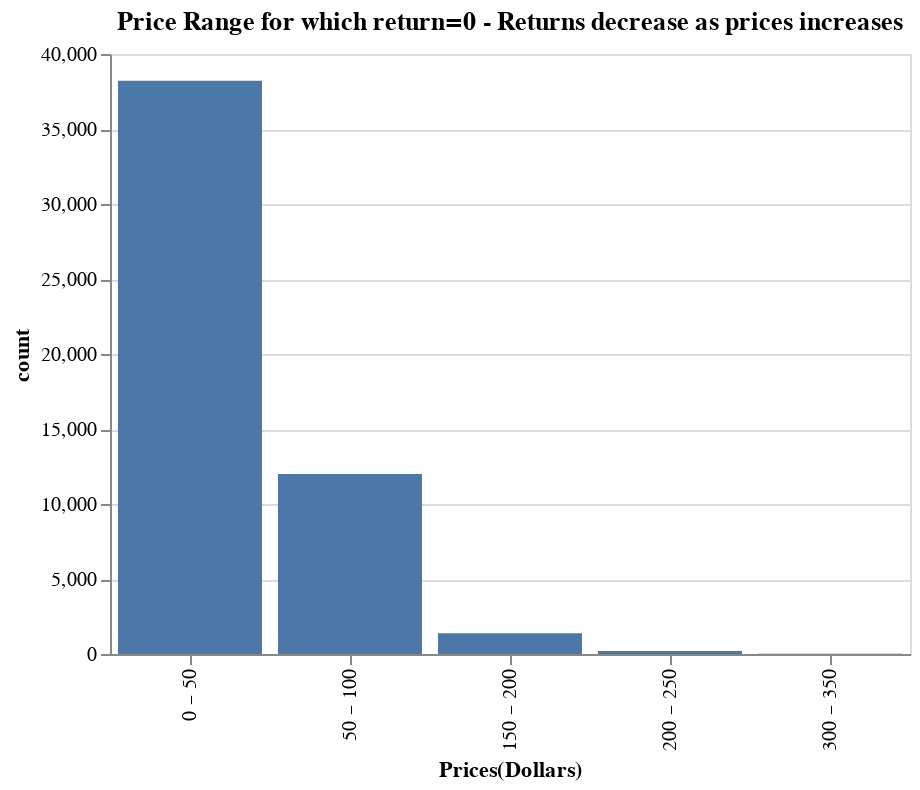

The cell this chart's notebook holds for it:
### Code cell
price_bins_1= visualize_price_ranges(training_df,0)
price_chart = alt.Chart(price_bins_1).mark_bar().encode(
      alt.X('item_price:N', bin=True, title='Prices(Dollars)'),
      alt.Y('count:Q', title='count')
  ).properties(
      title = "Price Range for which return=0 - Returns decrease as prices increases",
      width=400,
      height=300
  )
price_chart

### Figure 1 — Vega-Lite specification as saved in the notebook (floating-point values rounded to 4 significant figures)
{"config": {"view": {"continuousWidth": 400, "continuousHeight": 300}}, "data": {"name": "data-b8492a2785e2fd3cd61461633bec7b8c"}, "mark": "bar", "encoding": {"x": {"bin": true, "field": "item_price", "title": "Prices(Dollars)", "type": "nominal"}, "y": {"field": "count", "title": "count", "type": "quantitative"}}, "height": 300, "title": "Price Range for which return=0 - Returns decrease as prices increases", "width": 400, "$schema": "https://vega.github.io/schema/vega-lite/v4.17.0.json", "datasets": {"data-b8492a2785e2fd3cd61461633bec7b8c": [{"item_price": "0.4", "count": 38220}, {"item_price": "79.99", "count": 11998}, {"item_price": "159.98", "count": 1390}, {"item_price": "239.97", "count": 198}, {"item_price": "319.96", "count": 20}]}}
